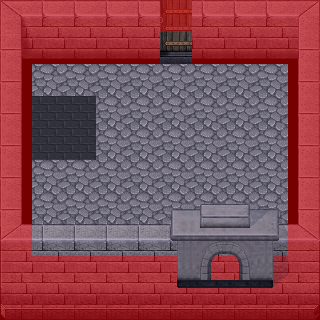

Tiled map render using the project's own tile images. Description and the map definition, with tile-layer contents summarised, below:
An orthogonal 10x10 tile map with 32x32 px tiles, 5 tile layers (Tile Layer 1, Tile Layer 2, Collision, Tile Layer 4, ...) and 1 object (warp).

<map version="1.0" orientation="orthogonal" width="10" height="10" tilewidth="32" tileheight="32">
 <tileset firstgid="1" name="Test" tilewidth="32" tileheight="32">
  <image source="crypt.png" width="512" height="512" />
  <tile id="2">
   <properties>
    <property name="collision" value="true" />
   </properties>
  </tile>
 </tileset>
 <layer name="Tile Layer 1" width="10" height="10">
  <data>[100 cells, 100 non-empty, 19 distinct tile ids]</data>
 </layer>
 <layer name="Tile Layer 2" width="10" height="10">
  <data>[100 cells, 8 non-empty, 1 distinct tile ids]</data>
 </layer>
 <layer name="Collision" width="10" height="10">
  <data>[100 cells, 51 non-empty, 1 distinct tile ids]</data>
 </layer>
 <layer name="Tile Layer 4" width="10" height="10">
  <data>[100 cells, 4 non-empty, 1 distinct tile ids]</data>
 </layer>
 <layer name="Tile Layer 5" width="10" height="10">
  <data>[100 cells, 12 non-empty, 12 distinct tile ids]</data>
 </layer>
 <objectgroup name="warps" width="10" height="10">
  <object name="warp" x="161" y="32" width="30" height="21">
   <properties>
    <property name="mapa" value="mapa2" />
    <property name="x" value="160" />
    <property name="y" value="300" />
   </properties>
  </object>
 </objectgroup>
</map>
